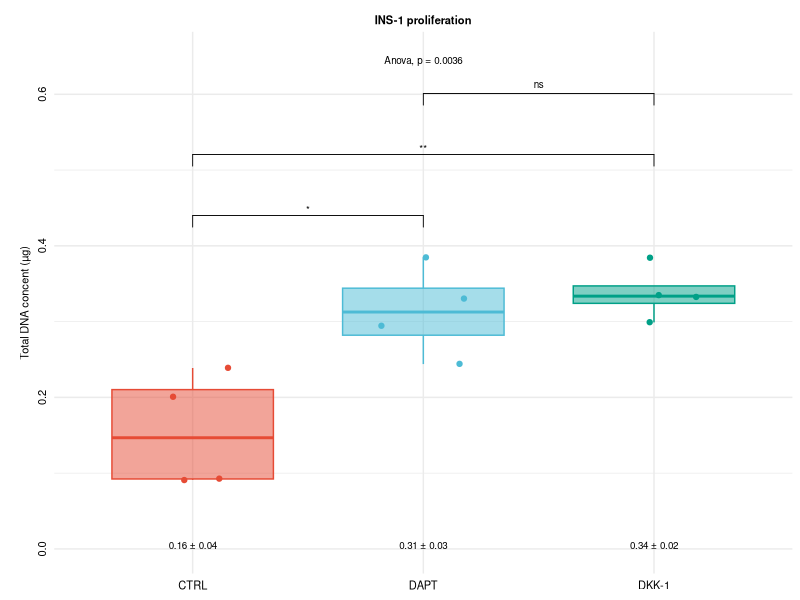

Write the R code that produced this figure.
# INS1 Cell Proliferation Analysis - Figure 1c

rm(list = ls())

library(ggplot2)
library(data.table)
library(tidyr)
library(ggpubr)
library(dplyr)
library(ggsci)
library(readxl)

# ── LOAD DATA ────────────────────────────────────────────────────────────────

dat1 <- read_excel("Fig_1c_Boxplot_INS1_proliferation.xlsx", sheet = 1)
attach(dat1)

# ── STATISTICS ───────────────────────────────────────────────────────────────

sw         <- shapiro.test(dat1$DNA)          # W = 0.8916, p = 0.1236 (normal)
aov_result <- aov(DNA ~ Treatment, data = dat1)
aov_sum    <- summary(aov_result)
aov_F      <- aov_sum[[1]][["F value"]][1]
aov_p      <- aov_sum[[1]][["Pr(>F)"]][1]

# Bonferroni-corrected pairwise comparisons
pw    <- pairwise.t.test(dat1$DNA, dat1$Treatment, p.adjust.method = "bonferroni")
pw_df <- as.data.frame(as.table(pw$p.value))
colnames(pw_df) <- c("Group1", "Group2", "p_adjusted")
pw_df <- pw_df[!is.na(pw_df$p_adjusted), ] %>%
  mutate(temp = Group1, Group1 = Group2, Group2 = temp) %>%
  select(-temp)
pw_df$Significance <- ifelse(pw_df$p_adjusted < 0.001, "***",
                             ifelse(pw_df$p_adjusted < 0.01,  "**",
                                    ifelse(pw_df$p_adjusted < 0.05,  "*", "ns")))

# Raw (uncorrected) pairwise comparisons
pw_raw    <- pairwise.t.test(dat1$DNA, dat1$Treatment, p.adjust.method = "none")
pw_raw_df <- as.data.frame(as.table(pw_raw$p.value))
colnames(pw_raw_df) <- c("Group1", "Group2", "p_raw")
pw_raw_df <- pw_raw_df[!is.na(pw_raw_df$p_raw), ] %>%
  mutate(temp = Group1, Group1 = Group2, Group2 = temp) %>%
  select(-temp)

# Merge and flag trends
pw_df <- merge(pw_df, pw_raw_df[, c("Group1", "Group2", "p_raw")],
               by = c("Group1", "Group2"), all.x = TRUE)
pw_df$Trend <- ifelse(pw_df$p_raw < 0.05 & pw_df$p_adjusted >= 0.05, "\u2020",
                      ifelse(pw_df$p_raw < 0.05 & pw_df$p_adjusted < 0.05,
                             pw_df$Significance, "ns"))

desc_stats <- dat1 %>%
  group_by(Treatment) %>%
  summarise(Mean = mean(DNA), SEM = sd(DNA) / sqrt(n()),
            N = n(), .groups = "drop")

stat_summary_df <- data.frame(
  Test           = c("Shapiro-Wilk (all groups)", "One-way ANOVA"),
  Statistic      = c(round(sw$statistic, 4), round(aov_F, 4)),
  p_value        = c(round(sw$p.value, 4),   round(aov_p, 4)),
  Interpretation = c(
    ifelse(sw$p.value > 0.05, "Normal distribution", "Non-normal distribution"),
    ifelse(aov_p      < 0.05, "Significant",         "Not significant")
  )
)

# ── EXPORT CSV ───────────────────────────────────────────────────────────────

sec1 <- data.frame(
  Section      = c("Descriptive Statistics", rep("", nrow(desc_stats))),
  Treatment    = c("Treatment",  as.character(desc_stats$Treatment)),
  Mean         = c("Mean (µg)", as.character(round(desc_stats$Mean, 4))),
  SEM          = c("SEM",       as.character(round(desc_stats$SEM,  4))),
  N            = c("N",         as.character(desc_stats$N)),
  Significance = NA,
  Trend        = NA
)
sec2 <- data.frame(
  Section      = c("Normality & ANOVA", rep("", nrow(stat_summary_df))),
  Treatment    = c("Test",           as.character(stat_summary_df$Test)),
  Mean         = c("Statistic",      as.character(stat_summary_df$Statistic)),
  SEM          = c("p_value",        as.character(stat_summary_df$p_value)),
  N            = c("Interpretation", as.character(stat_summary_df$Interpretation)),
  Significance = NA,
  Trend        = NA
)
sec3 <- data.frame(
  Section      = c("Pairwise Comparisons (Bonferroni + Raw)", rep("", nrow(pw_df))),
  Treatment    = c("Group1",       as.character(pw_df$Group1)),
  Mean         = c("Group2",       as.character(pw_df$Group2)),
  SEM          = c("p_raw",        as.character(round(pw_df$p_raw,      6))),
  N            = c("p_adjusted",   as.character(round(pw_df$p_adjusted, 6))),
  Significance = c("Significance", as.character(pw_df$Significance)),
  Trend        = c("Trend_flag",   as.character(pw_df$Trend))
)
spacer   <- data.frame(Section = "---", Treatment = NA, Mean = NA,
                       SEM = NA, N = NA, Significance = NA, Trend = NA)
write.csv(rbind(sec1, spacer, sec2, spacer, sec3), "Fig_1c_stats.csv",
          row.names = FALSE)

# ── PLOT ANNOTATIONS ─────────────────────────────────────────────────────────

# Embed "ns#" for trend pairs — single bracket layer, matches all other figures
pw_plot <- pw_df %>%
  rename(group1 = Group1, group2 = Group2) %>%
  mutate(
    p.adj.signif = ifelse(p_raw < 0.05 & p_adjusted >= 0.05,
                          "ns#",
                          Significance),
    y.position   = c(0.44, 0.52, 0.60)
  )

# ── PLOT ─────────────────────────────────────────────────────────────────────

plot1 <- ggboxplot(dat1, x = "Treatment", y = "DNA",
                   palette = "npg", color = "Treatment", fill = "Treatment",
                   alpha = 0.5, add = "jitter", ylim = c(0, 0.65)) +
  labs(y = "\nTotal DNA concent (µg)") +
  facet_wrap(vars(Assay)) +
  theme_minimal() +
  theme(legend.position = "none",
        strip.text   = element_text(size = 8, colour = "black", face = "bold"),
        axis.title.x = element_blank(),
        axis.text.x  = element_text(size = 8, colour = "black",
                                    angle = 0, hjust = 0.5),
        axis.text.y  = element_text(size = 8, colour = "black",
                                    angle = 90, hjust = 0.5),
        axis.title.y = element_text(size = 8)) +
  stat_compare_means(label.y = 0.64, label.x.npc = "center", size = 2.5,
                     method = "anova", hjust = 0.5) +
  stat_pvalue_manual(pw_plot, label = "p.adj.signif",
                     tip.length = 0.03, size = 2.5, step.increase = 0.001) +
  stat_summary(fun.data = function(x) {
    data.frame(y = 0,
               label = paste0(round(mean(x), 2), " \u00b1 ",
                              round(sd(x) / sqrt(length(x)), 2)))
  }, geom = "text", vjust = 0, size = 2.5)

plot1

ggsave("Fig_1c_Boxplot_INS1_proliferation.png", plot = plot1,
       scale = 1, width = 8.08, height = 4.57, units = "cm",
       dpi = 600, limitsize = TRUE)
ggsave("Fig_1c_Boxplot_INS1_proliferation.svg", plot = plot1,
       scale = 1, width = 8.08, height = 4.57, units = "cm",
       dpi = 600, limitsize = TRUE)
